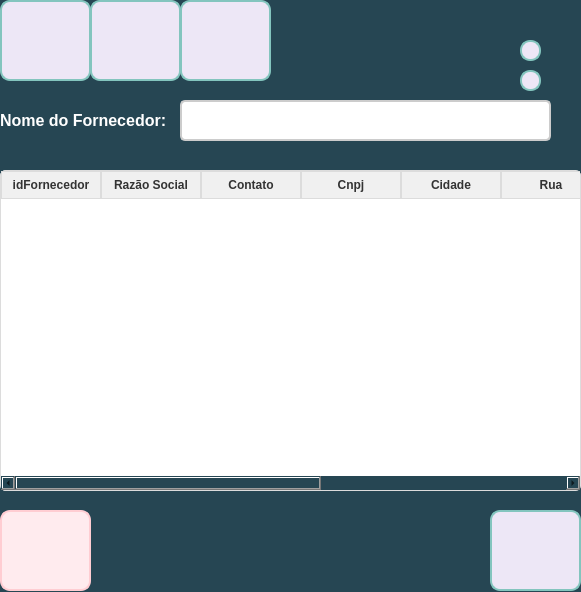
<?xml version="1.0" encoding="UTF-8"?>
<ui version="4.0">
 <class>frm_Fornecedor</class>
 <widget class="QWidget" name="frm_Fornecedor">
  <property name="geometry">
   <rect>
    <x>0</x>
    <y>0</y>
    <width>581</width>
    <height>592</height>
   </rect>
  </property>
  <property name="windowTitle">
   <string>Form</string>
  </property>
  <property name="styleSheet">
   <string notr="true">QWidget{
	background-color: #264653;

}</string>
  </property>
  <widget class="QPushButton" name="btn_Add">
   <property name="geometry">
    <rect>
     <x>0</x>
     <y>0</y>
     <width>91</width>
     <height>81</height>
    </rect>
   </property>
   <property name="styleSheet">
    <string notr="true">QPushButton {
    background-color: #EDE7F6;
    border: 2px solid #83C5BE; 
    border-radius: 10px;
    color: #FFFFFF; 
    background-image: url(:/icon_add/adicionar.png); 
    background-repeat: no-repeat; 
    background-position: center; 
    font-size: 14px; 
    font-weight: bold; 
    padding: 10px 16px;
    box-shadow: 0px 4px 6px rgba(0, 0, 0, 0.2); 
    transition: all 0.3s ease; 
}

QPushButton:hover {
    background-color: #83C5BE;
    box-shadow: none; 
}

QPushButton:pressed {
    background-color: #7C3AED; 
    color: #FFFFFF; 
    padding-top: 2px; 
    padding-left: 2px;
}
</string>
   </property>
   <property name="text">
    <string/>
   </property>
  </widget>
  <widget class="QPushButton" name="btn_voltar">
   <property name="geometry">
    <rect>
     <x>490</x>
     <y>510</y>
     <width>91</width>
     <height>81</height>
    </rect>
   </property>
   <property name="styleSheet">
    <string notr="true">QPushButton {
    background-color: #EDE7F6;
    border: 2px solid #83C5BE; 
    border-radius: 10px;
    color: #FFFFFF; 
    background-image: url(:/icon_volt/retornar.png); 
    background-repeat: no-repeat; 
    background-position: center; 
    font-size: 14px; 
    font-weight: bold; 
    padding: 10px 16px;
    box-shadow: 0px 4px 6px rgba(0, 0, 0, 0.2); 
    transition: all 0.3s ease; 
}
QPushButton:hover {
    background-color: #83C5BE;
    box-shadow: none; 
}
QPushButton:pressed {
    background-color: #7C3AED; 
    color: #FFFFFF; 
    padding-top: 2px; 
    padding-left: 2px;
}</string>
   </property>
   <property name="text">
    <string/>
   </property>
  </widget>
  <widget class="QPushButton" name="btn_consul">
   <property name="geometry">
    <rect>
     <x>180</x>
     <y>0</y>
     <width>91</width>
     <height>81</height>
    </rect>
   </property>
   <property name="styleSheet">
    <string notr="true">QPushButton {
    background-color: #EDE7F6;
    border: 2px solid #83C5BE; 
    border-radius: 10px;
    color: #FFFFFF; 
    background-image: url(:/icon_alt/consultar.png); 
    background-repeat: no-repeat; 
    background-position: center; 
    font-size: 14px; 
    font-weight: bold; 
    padding: 10px 16px;
    box-shadow: 0px 4px 6px rgba(0, 0, 0, 0.2); 
    transition: all 0.3s ease; 
}

QPushButton:hover {
    background-color: #83C5BE;
    box-shadow: none; 
}

QPushButton:pressed {
    background-color: #7C3AED; 
    color: #FFFFFF; 
    padding-top: 2px; 
    padding-left: 2px;
}
</string>
   </property>
   <property name="text">
    <string/>
   </property>
  </widget>
  <widget class="QPushButton" name="btn_alterar">
   <property name="geometry">
    <rect>
     <x>90</x>
     <y>0</y>
     <width>91</width>
     <height>81</height>
    </rect>
   </property>
   <property name="styleSheet">
    <string notr="true">QPushButton {
    background-color: #EDE7F6;
    border: 2px solid #83C5BE; 
    border-radius: 10px;
    color: #FFFFFF; 
    background-image: url(:/icon_alt/alterar.png); 
    background-repeat: no-repeat; 
    background-position: center; 
    font-size: 14px; 
    font-weight: bold; 
    padding: 10px 16px;
    box-shadow: 0px 4px 6px rgba(0, 0, 0, 0.2); 
    transition: all 0.3s ease; 
}

QPushButton:hover {
    background-color: #83C5BE;
    box-shadow: none; 
}

QPushButton:pressed {
    background-color: #7C3AED; 
    color: #FFFFFF; 
    padding-top: 2px; 
    padding-left: 2px;
}
</string>
   </property>
   <property name="text">
    <string/>
   </property>
  </widget>
  <widget class="QPushButton" name="btn_excluir">
   <property name="geometry">
    <rect>
     <x>0</x>
     <y>510</y>
     <width>91</width>
     <height>81</height>
    </rect>
   </property>
   <property name="styleSheet">
    <string notr="true">QPushButton {
    background-color: #ffebee; 
    border: 2px solid #ffcdd2;
    border-radius: 10px;
    color: #b71c1c; 
    font-size: 14px;
    font-weight: bold;
    padding: 10px 16px;
    background-image:url(:/icon_exc/excluir.png);
    background-repeat: no-repeat;
    background-position: center;
    padding-left: 40px;
    transition: all 0.3s ease;
}

QPushButton:hover {
    background-color: #ffcdd2;
    border-color: #e57373;
    color: #d32f2f; 
}

QPushButton:pressed {
    background-color: #e57373;
    border-color: #b71c1c;
    padding-left: 44px;
    padding-top: 2px;
}</string>
   </property>
   <property name="text">
    <string/>
   </property>
  </widget>
  <widget class="QPushButton" name="btn_pesquisar">
   <property name="geometry">
    <rect>
     <x>520</x>
     <y>70</y>
     <width>21</width>
     <height>21</height>
    </rect>
   </property>
   <property name="styleSheet">
    <string notr="true">QPushButton {
    background-color: #EDE7F6;
    border: 2px solid #83C5BE; 
    border-radius: 10px;
    color: #FFFFFF; 
    background-image: url(:/icon_pesq/pesquisar.png); 
    background-repeat: no-repeat; 
    background-position: center; 
    font-size: 14px; 
    font-weight: bold; 
    padding: 10px 16px;
    box-shadow: 0px 4px 6px rgba(0, 0, 0, 0.2); 
    transition: all 0.3s ease; 
}

QPushButton:hover {
    background-color: #FFFFFF;
    box-shadow: none; 
}

QPushButton:pressed {
    background-color: #7C3AED; 
    color: #FFFFFF; 
    padding-top: 2px; 
    padding-left: 2px;
}
</string>
   </property>
   <property name="text">
    <string/>
   </property>
  </widget>
  <widget class="QLabel" name="lbl_nomeFornecedor">
   <property name="geometry">
    <rect>
     <x>0</x>
     <y>110</y>
     <width>181</width>
     <height>21</height>
    </rect>
   </property>
   <property name="font">
    <font>
     <pointsize>-1</pointsize>
     <weight>75</weight>
     <bold>true</bold>
    </font>
   </property>
   <property name="styleSheet">
    <string notr="true">QLabel {
    font-size: 16px;
    color: #FFFFFF;
    font-weight: bold;
    text-shadow: 1px 1px 2px rgba(0, 0, 0, 0.4);
}
</string>
   </property>
   <property name="text">
    <string>Nome do Fornecedor: </string>
   </property>
  </widget>
  <widget class="QLineEdit" name="txt_nomeFornecedor">
   <property name="geometry">
    <rect>
     <x>180</x>
     <y>100</y>
     <width>371</width>
     <height>41</height>
    </rect>
   </property>
   <property name="font">
    <font>
     <pointsize>-1</pointsize>
    </font>
   </property>
   <property name="styleSheet">
    <string notr="true">QLineEdit {
    border: 2px solid #cccccc; 
    border-radius: 5px; 
    padding: 6px; 
    font-size: 14px; 
    background-color: #ffffff;
    transition: all 0.3s ease;
}

QLineEdit:hover {
    border: 2px solid #3f51b5; 
    background-color: #FFFFFF; 
}
</string>
   </property>
  </widget>
  <widget class="QPushButton" name="btn_filtro">
   <property name="geometry">
    <rect>
     <x>520</x>
     <y>40</y>
     <width>21</width>
     <height>21</height>
    </rect>
   </property>
   <property name="styleSheet">
    <string notr="true">QPushButton {
    background-color: #EDE7F6;
    border: 2px solid #83C5BE; 
    border-radius: 10px;
    color: #FFFFFF; 
    background-image: url(:/icon_filt/filtro.png); 
    background-repeat: no-repeat; 
    background-position: center; 
    font-size: 14px; 
    font-weight: bold; 
    padding: 10px 16px;
    box-shadow: 0px 4px 6px rgba(0, 0, 0, 0.2); 
    transition: all 0.3s ease; 
}

QPushButton:hover {
    background-color: #FFFFFF;
    box-shadow: none; 
}

QPushButton:pressed {
    background-color: #7C3AED; 
    color: #FFFFFF; 
    padding-top: 2px; 
    padding-left: 2px;
}
</string>
   </property>
   <property name="text">
    <string/>
   </property>
  </widget>
  <widget class="QTableWidget" name="tableWidget">
   <property name="geometry">
    <rect>
     <x>0</x>
     <y>170</y>
     <width>581</width>
     <height>321</height>
    </rect>
   </property>
   <property name="styleSheet">
    <string notr="true">QTableWidget, QTableView {
    border: 1px solid #dcdcdc; 
    border-radius: 5px; 
    gridline-color: #dcdcdc; 
    background-color: #ffffff; 
    font-size: 14px; 
    color: #333333; 
}

QHeaderView::section {
    background-color: #f0f0f0; 
    color: #333333;
    font-weight: bold; 
    border: 1px solid #dcdcdc; 
    padding: 4px; 
}

QTableWidget::item:selected, QTableView::item:selected {
    background-color: #b3d9ff; 
    color: #000000;
}

QTableCornerButton::section {
    background-color: #f0f0f0; 
    border: 1px solid #dcdcdc;
}

QScrollBar:vertical {
    background: #f0f0f0;
    width: 12px; 
    margin: 2px 0 2px 0; 
    border: none; 
}

QScrollBar::handle:vertical {
    background: #b0bec5; 
    min-height: 20px; 
    border-radius: 6px; 
}

QScrollBar::handle:vertical:hover {
    background: #90a4ae; 
}

QScrollBar::add-line:vertical, QScrollBar::sub-line:vertical {
    background: none; 
    height: 0px; 
}

QScrollBar::add-page:vertical, QScrollBar::sub-page:vertical {
    background: none; 
}

QScrollBar:horizontal {
    background: #f0f0f0; 
    height: 12px; 
    margin: 0 2px 0 2px; 
    border: none;
}

QScrollBar::handle:horizontal {
    background: #b0bec5;
    min-width: 20px; 
    border-radius: 6px;
}

QScrollBar::handle:horizontal:hover {
    background: #90a4ae; 
}

QScrollBar::add-line:horizontal, QScrollBar::sub-line:horizontal {
    background: none;
    width: 0px;
}

QScrollBar::add-page:horizontal, QScrollBar::sub-page:horizontal {
    background: none;
}
</string>
   </property>
   <column>
    <property name="text">
     <string>idFornecedor</string>
    </property>
   </column>
   <column>
    <property name="text">
     <string>Razão Social</string>
    </property>
   </column>
   <column>
    <property name="text">
     <string>Contato</string>
    </property>
   </column>
   <column>
    <property name="text">
     <string>Cnpj</string>
    </property>
   </column>
   <column>
    <property name="text">
     <string>Cidade</string>
    </property>
   </column>
   <column>
    <property name="text">
     <string>Rua</string>
    </property>
   </column>
   <column>
    <property name="text">
     <string>Bairro</string>
    </property>
   </column>
   <column>
    <property name="text">
     <string>Cep</string>
    </property>
   </column>
   <column>
    <property name="text">
     <string>E-mail</string>
    </property>
   </column>
  </widget>
 </widget>
 <resources>
  <include location="icon_adicionar.qrc"/>
  <include location="icon_consultar.qrc"/>
  <include location="icon_excluir.qrc"/>
  <include location="icon_filtro.qrc"/>
  <include location="icon_pesquisar.qrc"/>
  <include location="icon_voltar.qrc"/>
  <include location="icon_alterar.qrc"/>
 </resources>
 <connections/>
</ui>
